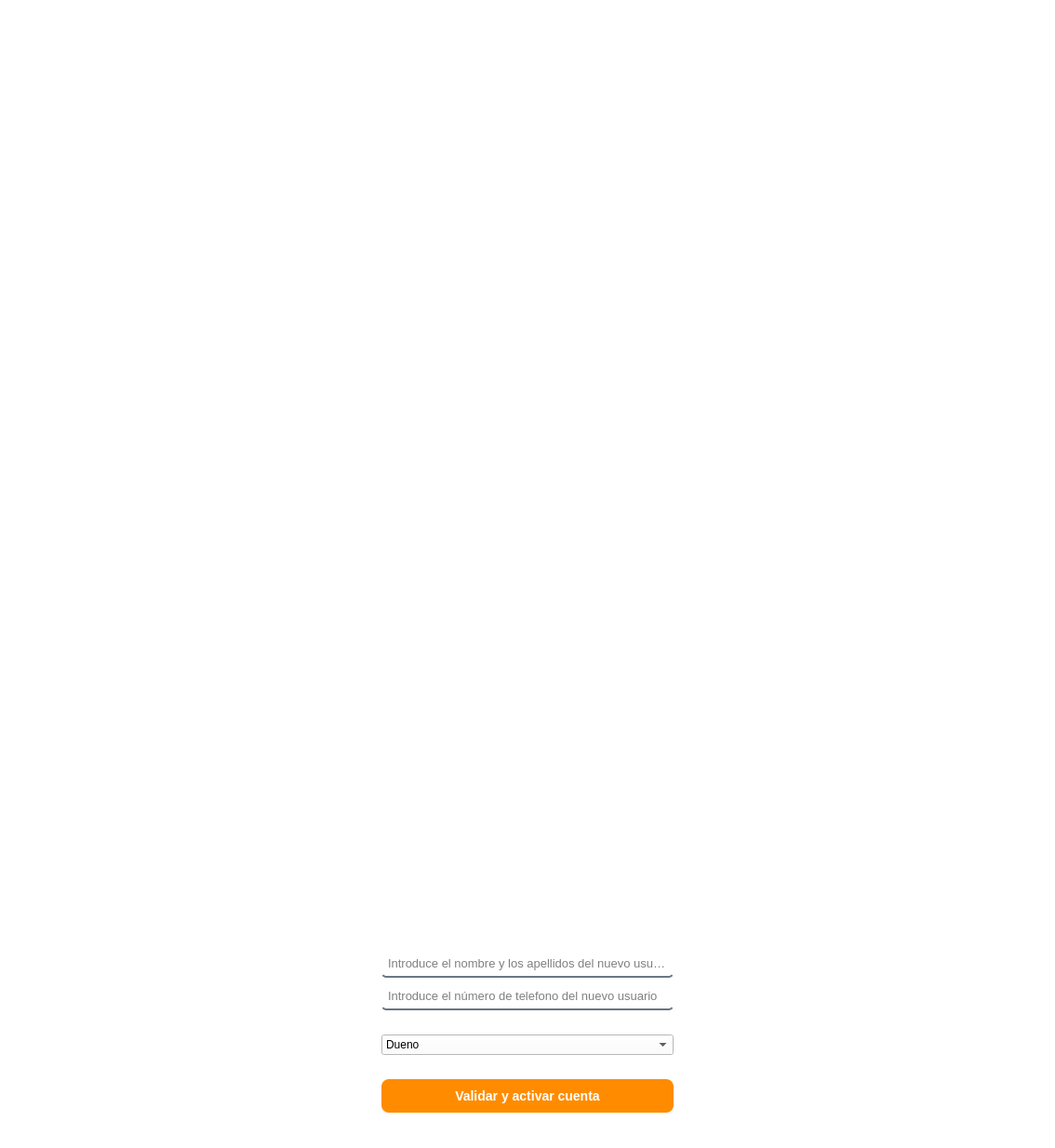
<?xml version="1.0" encoding="UTF-8"?>
<ui version="4.0">
 <class>MainWindow</class>
 <widget class="QMainWindow" name="MainWindow">
  <property name="geometry">
   <rect>
    <x>0</x>
    <y>0</y>
    <width>1134</width>
    <height>1234</height>
   </rect>
  </property>
  <property name="font">
   <font>
    <family>Arial</family>
    <italic>false</italic>
    <stylestrategy>PreferAntialias</stylestrategy>
   </font>
  </property>
  <property name="cursor">
   <cursorShape>ArrowCursor</cursorShape>
  </property>
  <property name="mouseTracking">
   <bool>false</bool>
  </property>
  <property name="windowTitle">
   <string>MainWindow</string>
  </property>
  <property name="autoFillBackground">
   <bool>false</bool>
  </property>
  <property name="styleSheet">
   <string notr="true">/* Pone el fondo de la ventana en blanco */
QMainWindow {
    background-color: #FFFFFF;
}

QWidget {
    background-color: white;
}


/* Estilo para las cajas de texto (DNI y Contraseña) */
QLineEdit {
    border: 2px solid #2980B9; /* Borde azul KiVet */
    border-radius: 5px;
    padding: 5px;
}</string>
  </property>
  <widget class="QWidget" name="centralwidget">
   <property name="styleSheet">
    <string notr="true"/>
   </property>
   <layout class="QHBoxLayout" name="horizontalLayout">
    <item>
     <spacer name="verticalSpacer_13">
      <property name="orientation">
       <enum>Qt::Vertical</enum>
      </property>
      <property name="sizeHint" stdset="0">
       <size>
        <width>20</width>
        <height>40</height>
       </size>
      </property>
     </spacer>
    </item>
    <item>
     <spacer name="verticalSpacer_17">
      <property name="orientation">
       <enum>Qt::Vertical</enum>
      </property>
      <property name="sizeHint" stdset="0">
       <size>
        <width>20</width>
        <height>40</height>
       </size>
      </property>
     </spacer>
    </item>
    <item>
     <spacer name="verticalSpacer_21">
      <property name="orientation">
       <enum>Qt::Vertical</enum>
      </property>
      <property name="sizeHint" stdset="0">
       <size>
        <width>20</width>
        <height>40</height>
       </size>
      </property>
     </spacer>
    </item>
    <item>
     <spacer name="horizontalSpacer_3">
      <property name="orientation">
       <enum>Qt::Horizontal</enum>
      </property>
      <property name="sizeHint" stdset="0">
       <size>
        <width>40</width>
        <height>20</height>
       </size>
      </property>
     </spacer>
    </item>
    <item>
     <widget class="QWidget" name="widget_5" native="true">
      <property name="styleSheet">
       <string notr="true"/>
      </property>
      <layout class="QVBoxLayout" name="verticalLayout">
       <item>
        <widget class="QWidget" name="widget_6" native="true">
         <property name="font">
          <font>
           <kerning>true</kerning>
          </font>
         </property>
         <property name="cursor">
          <cursorShape>ArrowCursor</cursorShape>
         </property>
         <property name="focusPolicy">
          <enum>Qt::NoFocus</enum>
         </property>
         <layout class="QHBoxLayout" name="horizontalLayout_2">
          <item>
           <widget class="QLabel" name="label_5">
            <property name="text">
             <string/>
            </property>
           </widget>
          </item>
          <item>
           <widget class="QLabel" name="label_6">
            <property name="text">
             <string/>
            </property>
           </widget>
          </item>
          <item>
           <spacer name="horizontalSpacer">
            <property name="orientation">
             <enum>Qt::Horizontal</enum>
            </property>
            <property name="sizeHint" stdset="0">
             <size>
              <width>40</width>
              <height>20</height>
             </size>
            </property>
           </spacer>
          </item>
          <item>
           <widget class="QLabel" name="label_8">
            <property name="text">
             <string/>
            </property>
           </widget>
          </item>
          <item>
           <widget class="QLabel" name="label_3">
            <property name="maximumSize">
             <size>
              <width>800</width>
              <height>1000</height>
             </size>
            </property>
            <property name="font">
             <font>
              <weight>50</weight>
              <bold>false</bold>
             </font>
            </property>
            <property name="layoutDirection">
             <enum>Qt::LeftToRight</enum>
            </property>
            <property name="text">
             <string/>
            </property>
            <property name="pixmap">
             <pixmap resource="../imagenes/recursos.qrc">:/imagenes/logoKiVet.jpg</pixmap>
            </property>
            <property name="scaledContents">
             <bool>true</bool>
            </property>
            <property name="alignment">
             <set>Qt::AlignCenter</set>
            </property>
            <property name="wordWrap">
             <bool>false</bool>
            </property>
            <property name="indent">
             <number>-1</number>
            </property>
            <property name="openExternalLinks">
             <bool>false</bool>
            </property>
           </widget>
          </item>
          <item>
           <spacer name="horizontalSpacer_2">
            <property name="orientation">
             <enum>Qt::Horizontal</enum>
            </property>
            <property name="sizeHint" stdset="0">
             <size>
              <width>40</width>
              <height>20</height>
             </size>
            </property>
           </spacer>
          </item>
          <item>
           <widget class="QLabel" name="label_9">
            <property name="text">
             <string/>
            </property>
           </widget>
          </item>
          <item>
           <widget class="QLabel" name="label_7">
            <property name="text">
             <string/>
            </property>
           </widget>
          </item>
          <item>
           <widget class="QLabel" name="label_4">
            <property name="text">
             <string/>
            </property>
           </widget>
          </item>
         </layout>
        </widget>
       </item>
       <item>
        <widget class="QLabel" name="lblDniUsuario">
         <property name="text">
          <string/>
         </property>
        </widget>
       </item>
       <item>
        <widget class="QLineEdit" name="txtNombre">
         <property name="font">
          <font>
           <pointsize>10</pointsize>
          </font>
         </property>
         <property name="styleSheet">
          <string notr="true">background-color: rgba(0,0,0, 0);
border: none;
border-bottom: 2px solid rgba(105, 118, 132, 255)
</string>
         </property>
         <property name="placeholderText">
          <string>Introduce el nombre y los apellidos del nuevo usuario</string>
         </property>
        </widget>
       </item>
       <item>
        <widget class="QLineEdit" name="txtTelefono">
         <property name="font">
          <font>
           <pointsize>10</pointsize>
          </font>
         </property>
         <property name="styleSheet">
          <string notr="true">background-color: rgba(0,0,0, 0);
border: none;
border-bottom: 2px solid rgba(105, 118, 132, 255)
</string>
         </property>
         <property name="placeholderText">
          <string>Introduce el número de telefono del nuevo usuario</string>
         </property>
        </widget>
       </item>
       <item>
        <spacer name="horizontalSpacer_5">
         <property name="orientation">
          <enum>Qt::Horizontal</enum>
         </property>
         <property name="sizeHint" stdset="0">
          <size>
           <width>40</width>
           <height>20</height>
          </size>
         </property>
        </spacer>
       </item>
       <item>
        <widget class="QComboBox" name="cboRol">
         <item>
          <property name="text">
           <string>Dueno</string>
          </property>
         </item>
         <item>
          <property name="text">
           <string>Administrativo</string>
          </property>
         </item>
         <item>
          <property name="text">
           <string>Veterinario</string>
          </property>
         </item>
        </widget>
       </item>
       <item>
        <spacer name="horizontalSpacer_7">
         <property name="orientation">
          <enum>Qt::Horizontal</enum>
         </property>
         <property name="sizeHint" stdset="0">
          <size>
           <width>40</width>
           <height>20</height>
          </size>
         </property>
        </spacer>
       </item>
       <item>
        <widget class="QPushButton" name="btnValidarFinal">
         <property name="styleSheet">
          <string notr="true">/* Le da el color naranja corporativo al botón principal */
QPushButton#btnValidarFinal {
    background-color: #FF8C00;
    color: white;
    border-radius: 8px; /* Redondea los bordes */
    padding: 10px;
    font-weight: bold;
    font-size: 14px;
}

/* Efecto para cuando el usuario pase el dedo/ratón por encima */
QPushButton#btnValidarFinal:hover {
    background-color: #E67E22;
}</string>
         </property>
         <property name="text">
          <string>Validar y activar cuenta</string>
         </property>
        </widget>
       </item>
       <item>
        <spacer name="horizontalSpacer_4">
         <property name="orientation">
          <enum>Qt::Horizontal</enum>
         </property>
         <property name="sizeHint" stdset="0">
          <size>
           <width>40</width>
           <height>20</height>
          </size>
         </property>
        </spacer>
       </item>
      </layout>
     </widget>
    </item>
    <item>
     <spacer name="horizontalSpacer_6">
      <property name="orientation">
       <enum>Qt::Horizontal</enum>
      </property>
      <property name="sizeHint" stdset="0">
       <size>
        <width>40</width>
        <height>20</height>
       </size>
      </property>
     </spacer>
    </item>
    <item>
     <spacer name="verticalSpacer_22">
      <property name="orientation">
       <enum>Qt::Vertical</enum>
      </property>
      <property name="sizeHint" stdset="0">
       <size>
        <width>20</width>
        <height>40</height>
       </size>
      </property>
     </spacer>
    </item>
    <item>
     <spacer name="verticalSpacer_14">
      <property name="orientation">
       <enum>Qt::Vertical</enum>
      </property>
      <property name="sizeHint" stdset="0">
       <size>
        <width>20</width>
        <height>40</height>
       </size>
      </property>
     </spacer>
    </item>
    <item>
     <spacer name="verticalSpacer_18">
      <property name="orientation">
       <enum>Qt::Vertical</enum>
      </property>
      <property name="sizeHint" stdset="0">
       <size>
        <width>20</width>
        <height>40</height>
       </size>
      </property>
     </spacer>
    </item>
   </layout>
  </widget>
 </widget>
 <resources>
  <include location="../imagenes/recursos.qrc"/>
 </resources>
 <connections/>
</ui>
